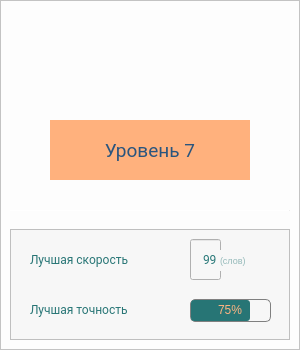
   <widget class="QFrame" name="frame_level_7">
    <property name="geometry">
     <rect>
      <x>480</x>
      <y>530</y>
      <width>300</width>
      <height>350</height>
     </rect>
    </property>
    <property name="styleSheet">
     <string notr="true">background-color: rgb(253, 253, 253);</string>
    </property>
    <property name="frameShape">
     <enum>QFrame::StyledPanel</enum>
    </property>
    <property name="frameShadow">
     <enum>QFrame::Raised</enum>
    </property>
    <widget class="QLabel" name="image_level_7">
     <property name="geometry">
      <rect>
       <x>10</x>
       <y>10</y>
       <width>281</width>
       <height>81</height>
      </rect>
     </property>
     <property name="text">
      <string/>
     </property>
     <property name="pixmap">
      <pixmap>Images/уровень7.jpg</pixmap>
     </property>
    </widget>
    <widget class="QLabel" name="name_level_7">
     <property name="geometry">
      <rect>
       <x>50</x>
       <y>120</y>
       <width>200</width>
       <height>60</height>
      </rect>
     </property>
     <property name="font">
      <font>
       <family>Roboto</family>
       <pointsize>14</pointsize>
       <stylestrategy>PreferDefault</stylestrategy>
      </font>
     </property>
     <property name="styleSheet">
      <string notr="true">color: rgb(42, 85, 126);
background-color: rgb(255, 177, 125);</string>
     </property>
     <property name="text">
      <string>Уровень 7</string>
     </property>
     <property name="alignment">
      <set>Qt::AlignCenter</set>
     </property>
    </widget>
    <widget class="QFrame" name="stat_level_7">
     <property name="geometry">
      <rect>
       <x>10</x>
       <y>229</y>
       <width>280</width>
       <height>111</height>
      </rect>
     </property>
     <property name="styleSheet">
      <string notr="true">background-color: rgb(247, 247, 247);</string>
     </property>
     <property name="frameShape">
      <enum>QFrame::StyledPanel</enum>
     </property>
     <property name="frameShadow">
      <enum>QFrame::Raised</enum>
     </property>
     <widget class="QLabel" name="spedd_level_7">
      <property name="geometry">
       <rect>
        <x>20</x>
        <y>10</y>
        <width>151</width>
        <height>41</height>
       </rect>
      </property>
      <property name="font">
       <font>
        <family>Roboto</family>
        <pointsize>9</pointsize>
       </font>
      </property>
      <property name="styleSheet">
       <string notr="true">color: rgb(39, 117, 117);</string>
      </property>
      <property name="text">
       <string>Лучшая скорость</string>
      </property>
     </widget>
     <widget class="QProgressBar" name="count_accuracy_level_7">
      <property name="geometry">
       <rect>
        <x>180</x>
        <y>70</y>
        <width>81</width>
        <height>23</height>
       </rect>
      </property>
      <property name="styleSheet">
       <string notr="true">QProgressBar{
	color: rgb(255, 180, 130);
    border: 1px solid  grey;
    border-radius: 5px;
    text-align: center
}
QProgressBar::chunk {
    background-color: rgb(39, 117, 117);;
	border-radius: 3px;
}</string>
      </property>
      <property name="value">
       <number>75</number>
      </property>
      <property name="alignment">
       <set>Qt::AlignCenter</set>
      </property>
      <property name="orientation">
       <enum>Qt::Horizontal</enum>
      </property>
      <property name="format">
       <string notr="true">%p%</string>
      </property>
     </widget>
     <widget class="QLabel" name="accuracy_level_7">
      <property name="geometry">
       <rect>
        <x>20</x>
        <y>70</y>
        <width>151</width>
        <height>21</height>
       </rect>
      </property>
      <property name="font">
       <font>
        <family>Roboto</family>
        <pointsize>9</pointsize>
       </font>
      </property>
      <property name="styleSheet">
       <string notr="true">color: rgb(39, 117, 117);</string>
      </property>
      <property name="text">
       <string>Лучшая точность</string>
      </property>
     </widget>
     <widget class="QLineEdit" name="count_spedd_level_7">
      <property name="geometry">
       <rect>
        <x>180</x>
        <y>10</y>
        <width>31</width>
        <height>41</height>
       </rect>
      </property>
      <property name="font">
       <font>
        <family>Roboto</family>
        <pointsize>9</pointsize>
       </font>
      </property>
      <property name="styleSheet">
       <string notr="true">color: rgb(40, 120, 120);</string>
      </property>
      <property name="text">
       <string>99</string>
      </property>
      <property name="alignment">
       <set>Qt::AlignRight|Qt::AlignTrailing|Qt::AlignVCenter</set>
      </property>
      <property name="readOnly">
       <bool>true</bool>
      </property>
     </widget>
     <widget class="QLabel" name="symbols_in_minute_level_7">
      <property name="geometry">
       <rect>
        <x>210</x>
        <y>21</y>
        <width>47</width>
        <height>21</height>
       </rect>
      </property>
      <property name="font">
       <font>
        <pointsize>7</pointsize>
       </font>
      </property>
      <property name="styleSheet">
       <string notr="true">color: rgba(39, 117, 117, 120);</string>
      </property>
      <property name="text">
       <string>(слов)</string>
      </property>
     </widget>
    </widget>
    <widget class="Line" name="separator_level_7">
     <property name="geometry">
      <rect>
       <x>10</x>
       <y>210</y>
       <width>280</width>
       <height>1</height>
      </rect>
     </property>
     <property name="styleSheet">
      <string notr="true">background-color: rgb(239, 239, 239);</string>
     </property>
     <property name="orientation">
      <enum>Qt::Horizontal</enum>
     </property>
    </widget>
   </widget>
